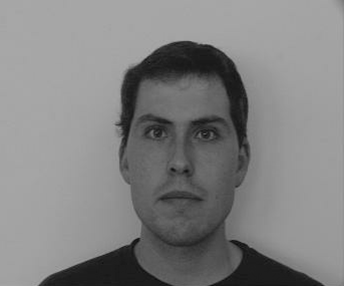
%> input picture Handout/Week 6 - Image Segmentation/codes/Global_Thresholding/peter.png, 344 x 286 px, given in place of paper.png, which was not available
$ octave Global_Thresholding.m   (GNU Octave 9; MATLAB toolbox functions it lacks are replaced by stand-ins)
%> lines starting %> are read from the running program, lines starting %| are printed output that depends on the picture; in (x1, y1, x2, y2) boxes, pixels count from 0 and x2, y2 are one past the last pixel; in counts of white or black regions, pixels touching at a corner belong together; the program's own positions count from 1; pictures that were not available may be replaced by others from this repository, and a replacement may not be noted
% EE368/CS232 Digital Image Processing
% Bernd Girod
% Department of Electrical Engineering, Stanford University

% Script by Qiyuan Tian and David Chen
% Global thresholding with Otsu's method

clear, clc, close all

% [5 lines of commented-out code are left out]
img = imread('paper.png');
%> img is the input picture: size 286x344 uint8; min 13, max 171, mean 129.8

% Perform Otsu thresholding
level = graythresh(img); % chooses Otsu threshold
%> level = 0.439
otsuThresh = round(level * 255)
%> otsuThresh = 112
bwImg = im2bw(img, level);
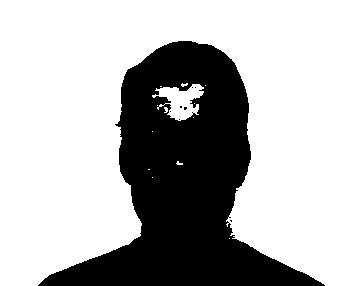
%> bwImg: size 286x344 logical; 69.4% white; 8 black regions (7 under 20 px), largest, box (x1, y1, x2, y2) and area: (38, 41, 325, 286) 30059

% Show images
subplot(1, 3, 1), imshow(img); title('Original Image');
subplot(1, 3, 2), imshow(bwImg); title('Globally Thresholded Image');
subplot(1, 3, 3), imshow((1-bwImg) .* im2double(img)); title('Overlay');
%> after `imshow((1-bwImg) .* im2double(img))`:
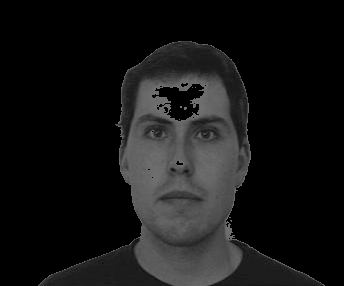
%> displayed picture: size 286x344, on the screen's scale of 0 to 255; min 0, max 112, mean 21
axes('Parent', figure, 'FontSize', 18);
[counts,x] = imhist(img);
%> counts = 256 values, max 10429 at index 167, min 0 at index 1, mean 384.3; x = 256 values from 0 to 255
bar(x, counts); hold on;
h = plot(otsuThresh*ones(1,100), linspace(0,max(counts)), 'r-');
% title('Graylevel Histogram');
axis([0 255 0 max(counts)]);
set(gca, 'FontSize', 18);
set(gcf, 'Color', 'white');
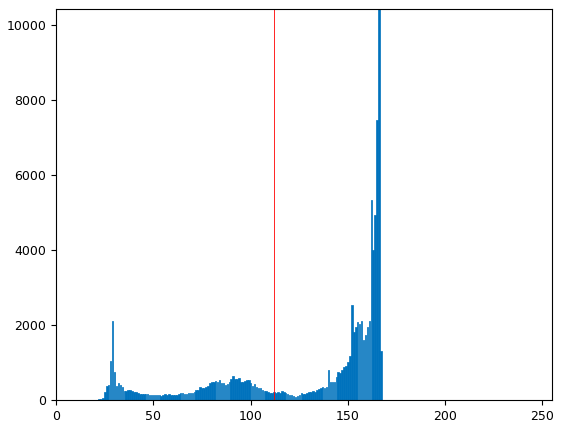
%> figure redrawn from the program's plot data; tallest bar 10429 high, from x = 165.6 to 166.4

% Save images
imwrite(bwImg, 'Global_Thresholding_bw.png');
saveas(gcf, 'Global_Thresholding_hist.png')
